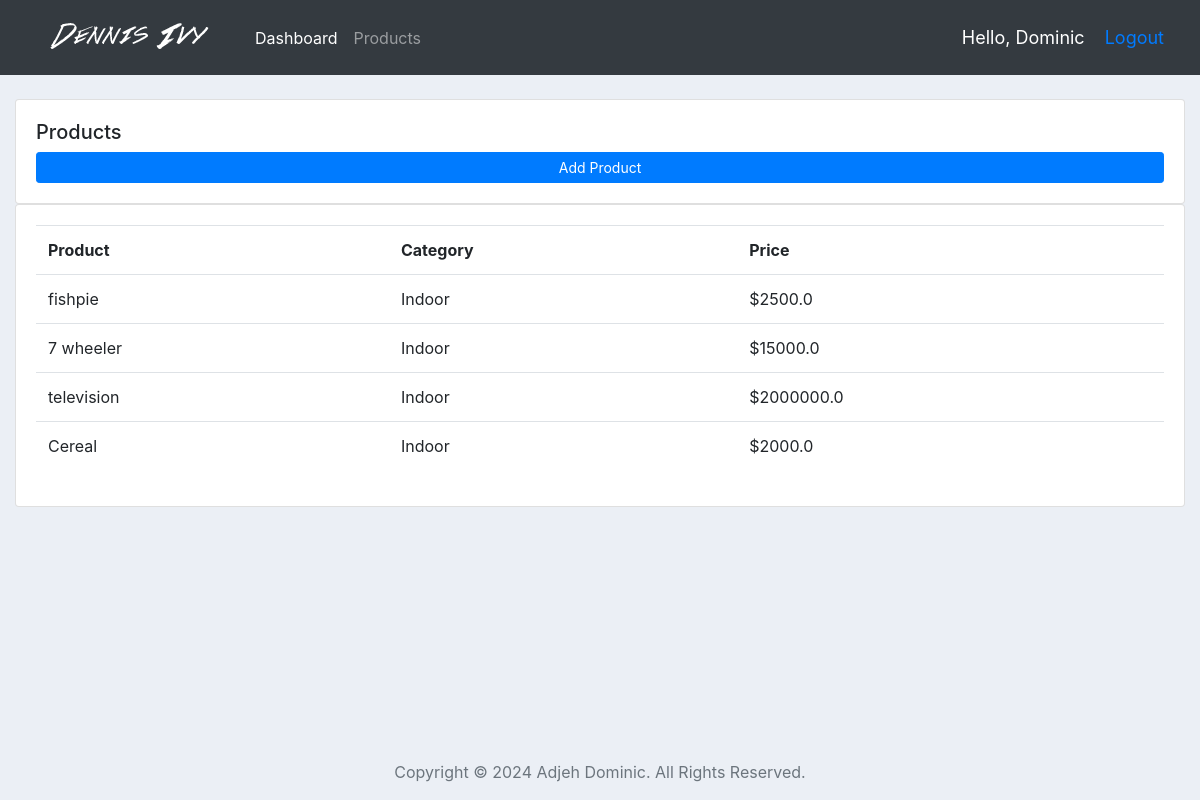
Screenshot of /products/ (signed in) with the database file from the repository.
### mgntApp/models.py (models this page shows, shortened)
class Product(models.Model):
	CATEGORY = (
			('Indoor', 'Indoor'),
			('Out Door', 'Out Door'),
			)
	name = models.CharField(max_length=200, null=True)
	price = models.FloatField(null=True)
	category = models.CharField(max_length=200, null=True, choices=CATEGORY)
	description = models.TextField()
	date_created = models.DateTimeField(auto_now_add=True, null=True, blank=True)

### mgntApp/decorators.py (the view)
        def wrapper_func(request, *args, **kwargs):
            group = None
            if request.user.groups.exists():
                group = request.user.groups.all()[0].name
            if group in allowed_roles:
                return view_func(request, *args, **kwargs)
            else:
                return HttpResponse('You are not authorized to view this page')

### mgntApp/views.py (called while the page is built)
@login_required(login_url='login')
@allowed_users(allowed_roles=['admin'])
def products(request):
	products = Product.objects.all()
	context = {'products':products}
	return render(request, 'accounts/products.html', context)

### mgntApp/templates/accounts/products.html
{% extends 'accounts/main_template.html' %}
{% block content %}
<br>
<div class="row">
	<div class="col-md">
		<div class="card card-body">
			<h5>Products</h5>
			<a class="btn btn-primary  btn-sm btn-block col-md" href="{% url 'add_product' %}">Add Product</a>
		</div>
		<div class="card card-body">
			<table class="table">
				<tr>
					<th>Product</th>
					<th>Category</th>
					<th>Price</th>
				</tr>
				{% for product in products %}
					<tr>
						<td>{{product.name}}</td>
						<td>{{product.category}}</td>
						<td>${{product.price}}</td>
					</tr>
				{% endfor %}
			</table>
		</div>
	</div>
</div>
{% endblock content %}

### mgntApp/templates/accounts/navbar.html (shortened to what this page needs)
{% load static %}
<nav class="navbar navbar-expand-lg navbar-dark bg-dark">
  <a class="nav-link" href="{% url 'dashboard' %}">
    <img id="logo" src="{% static 'images/logo.png' %}">
  </a>
  <div class="collapse navbar-collapse" id="navbarSupportedContent">
    <ul class="navbar-nav mr-auto">
      {% if request.user.is_staff %}
      <li class="nav-item active">
        <a class="nav-link" href="{% url 'dashboard' %}">Dashboard</a>
      </li>
      <li class="nav-item">
        <a class="nav-link" href="{% url 'products' %}">Products</a>
      </li>
      {% else %}
      <li class="nav-item">
        <a class="nav-link" href="{% url 'account' %}">Settings</a>
      </li>
      {% endif %}
    </ul>
  </div>
  <span class="hello-msg">Hello, {{request.user|capfirst}} </span>
  <span class="hello-msg"><a href="{% url 'logout' %}">Logout</a></span>
</nav>

### mgntApp/static/css/main.css (style rules this page uses)
body { background-color: #ebeff5; }

### mgntApp/templates/accounts/main_template.html (style rules this page uses)
body { background-color: #ebeff5; }

### mgntApp/templates/accounts/navbar.html (style rules this page uses)
.hello-msg { font-size: 18px; color: #fff; margin-right: 20px; }

### rows the page displays
Product: name "fishpie", category "Indoor", price "2500.0"
Product: name "7 wheeler", category "Indoor", price "15000.0"
Product: name "television", category "Indoor", price "2000000.0"
Product: name "Cereal", category "Indoor", price "2000.0"

### other values shown
{{ request.user|capfirst }} "Dominic"
